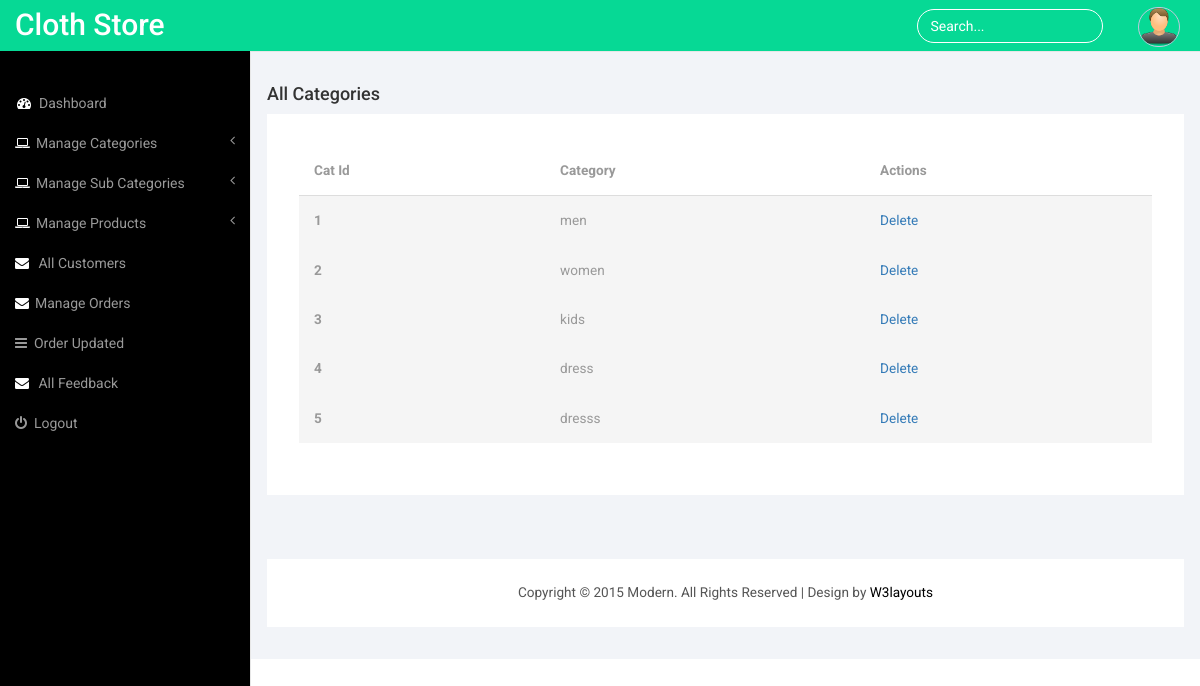
The app's page /web-tier/clothStore/admin/All_Categories.php with its own data.
### tables this page shows
CREATE TABLE IF NOT EXISTS `tbl_category` (
  `cat_id` int(11) NOT NULL,
  `cat_name` varchar(50) NOT NULL
);

### web-tier/clothStore/admin/All_Categories.php (the view, shortened to what this page needs)
<?php
include 'inc/connection.php';
$result= $con->query("select * from tbl_category");
?>
<!DOCTYPE HTML>
<html>
<head>
<link href="css/bootstrap.min.css" rel='stylesheet' type='text/css' />
<link href="css/style.css" rel='stylesheet' type='text/css' />
<link href="css/font-awesome.css" rel="stylesheet">
</head>
<body>
<div id="wrapper">
          <?php include './inc/header1.php';?>
        <div id="page-wrapper">
        <div class="col-md-12 graphs">
	   <div class="xs">
  	 <h4>All Categories</h4>
  	<div class="bs-example4" data-example-id="contextual-table">
    <table class="table">
      <thead>
        <tr>
          <th>Cat Id</th>
          <th>Category</th>
          <th>Actions</th>
        </tr>
      </thead>
      <tbody>
          <?php
          while($row= $result->fetch_object())
          {
              ?>
                <tr class="active">
                <th scope="row"><?php echo $row->cat_id?></th>
                <td><?php echo $row->cat_name?></td>
                <td><a href="All_Categories.php?delid=<?php echo $row->cat_id?>">Delete</a></td>
               </tr>
              <?php
          }
          ?>
      </tbody>
    </table>
   </div>
  </div>
  <div class="copy_layout">
      <p>Copyright © 2015 Modern. All Rights Reserved | Design by <a href="http://w3layouts.com/" target="_blank">W3layouts</a> </p>
  </div>
   </div>
      </div>
   </div>
<link href="css/custom.css" rel="stylesheet">
</body>
</html>

### web-tier/clothStore/admin/css/style.css (style rules this page uses)
h4, h5, h6, h1, h2, h3 { margin-top: 0; }
p { margin: 0; }
html, body { font-family: 'Roboto', sans-serif; font-size: 100%; background:#000; overflow-x: hidden; }
body a { transition:0.5s all; -webkit-transition:0.5s all; -moz-transition:0.5s all; -o-transition:0.5s all; -ms-transition:0.5s all; }
.copy p, .copy_layout p { font-size:0.85em; color:#555; }
.copy p a, .copy_layout p a { color:#000; }
.graphs { padding: 2em 1em; background: #f2f4f8; font-family: 'Roboto', sans-serif; }
.bs-example4 { background: #fff; padding: 2em; }
.table > thead > tr > th, .table > tbody > tr > th, .table > tfoot > tr > th, .table > thead > tr > td, .table > tbody > tr > td, .table > tfoot > tr > td { border-top: none !important; }
.table > thead > tr > th, .table > tbody > tr > th, .table > tfoot > tr > th, .table > thead > tr > td, .table > tbody > tr > td, .table > tfoot > tr > td { font-size: 0.85em; color: #999; }
.table td, .table>tbody>tr>td, .table>tbody>tr>th, .table>tfoot>tr>td, .table>tfoot>tr>th, .table>thead>tr>td, .table>thead>tr>th { padding:15px !important; }
.table > thead > tr > th { border-bottom: 1px solid #ddd !important; }
.copy_layout { padding:1.5em 0; background:#fff; text-align:center; margin: 4em 0 0em 0; }

### web-tier/clothStore/admin/css/custom.css (style rules this page uses)
#wrapper { width: 100%; }
#page-wrapper { min-height: 568px; background-color: #fff; }
@media (min-width:768px) { #page-wrapper { position: inherit; margin: 0 0 0 250px; border-left: 1px solid #e7e7e7; } }

### records on screen
tbl_category: cat_id "1", cat_name "men"
tbl_category: cat_id "2", cat_name "women"
tbl_category: cat_id "3", cat_name "kids"
tbl_category: cat_id "4", cat_name "dress"
tbl_category: cat_id "5", cat_name "dresss"
